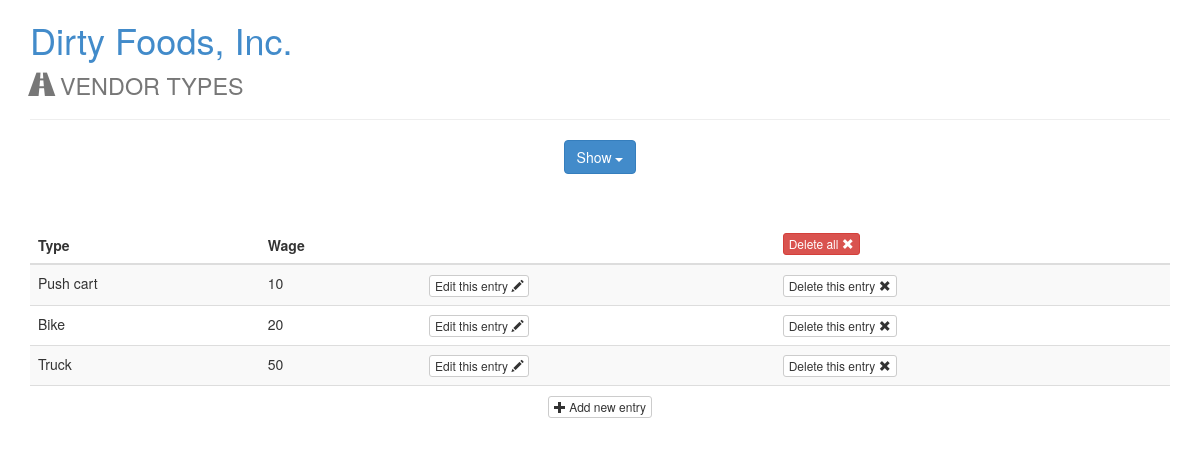
The page /vendortype.php?show=all on the database its author committed.
### tables this page shows
CREATE TABLE `vendor_type` (
  `vendortype_id` int(11) NOT NULL AUTO_INCREMENT,
  `type` varchar(45) NOT NULL,
  `wage` int(11) NOT NULL,
  PRIMARY KEY (`vendortype_id`)
);

### vendortype.php (the view, shortened to what this page needs)
<?php
$con = mysqli_connect(db_address,db_user,db_pass,db_name);
?>
<!DOCTYPE html>
<html lang="en">
<head>
	<link rel="stylesheet" href="css/bootstrap.min.css">
</head>
<body>
	<div class="container">
		<h1><a href="index.php">Dirty Foods, Inc.</a><br><small><span class="glyphicon glyphicon-road"></span> VENDOR TYPES</small></h1>
		<hr>
	</div>
	<div class="container text-center">
		<div class="btn-group">
			<button class="btn btn-primary dropdown-toggle" data-toggle="dropdown">Show <span class="caret"></span></button>
		</div>
	</div>
<?php
	if (isset($_GET['show'])) {
		if ($_GET['show'] == 'all') {
			$result = mysqli_query($con, "SELECT * FROM vendor_type;");
		}
?>
	<div class="container content">
		<table class="table table-striped">
			<thead>
				<tr>
					<th>Type</th>
					<th>Wage</th>
					<th></th>
					<th>
						<form action="?deleteall" id='delete' method="post"><button type="submit" id='deleteButton' class="btn btn-danger btn-xs">Delete all <span class="glyphicon glyphicon-remove"></span></button></form>
					</th>
				</tr>
			</thead>
		<?php
			while ($row = mysqli_fetch_array($result)) {
				echo "<tr>";
				echo "<td>" . $row['type'] . "</td>";
				echo "<td>" . $row['wage'] . "</td>";
				echo "
				<td>
					<form action='?edit' method='post'>
						<input type='hidden' name='vendortype_id' value=" . $row['vendortype_id']. ">
						<button type='submit' class='btn btn-default btn-xs'>Edit this entry <span class='glyphicon glyphicon-pencil'></span></button>
					</form>
				</td>
				";
				echo "
				<td>
					<form action='?delete' method='post' id='delete' >
						<input type='hidden' name='vendortype_id' value=" . $row['vendortype_id']. ">
						<button type='submit' class='btn btn-default btn-xs'>Delete this entry <span class='glyphicon glyphicon-remove'></span></button>
					</form>
				</td>
				";
				echo "</tr>";
			}
		?>
		<tr><td colspan=9 class="text-center"><a href="?add" class="btn btn-default btn-xs"><span class="glyphicon glyphicon-plus"></span> Add new entry</a></td></tr>
		</table>
	</div>
<?php
	}
?>
</body>
</html>

### vendortype.php (style rules this page uses)
.content { margin-top: 50px; margin-bottom: 50px; }

### rows shown on the page
vendor_type: type "Push cart", wage "10"
vendor_type: type "Bike", wage "20"
vendor_type: type "Truck", wage "50"
